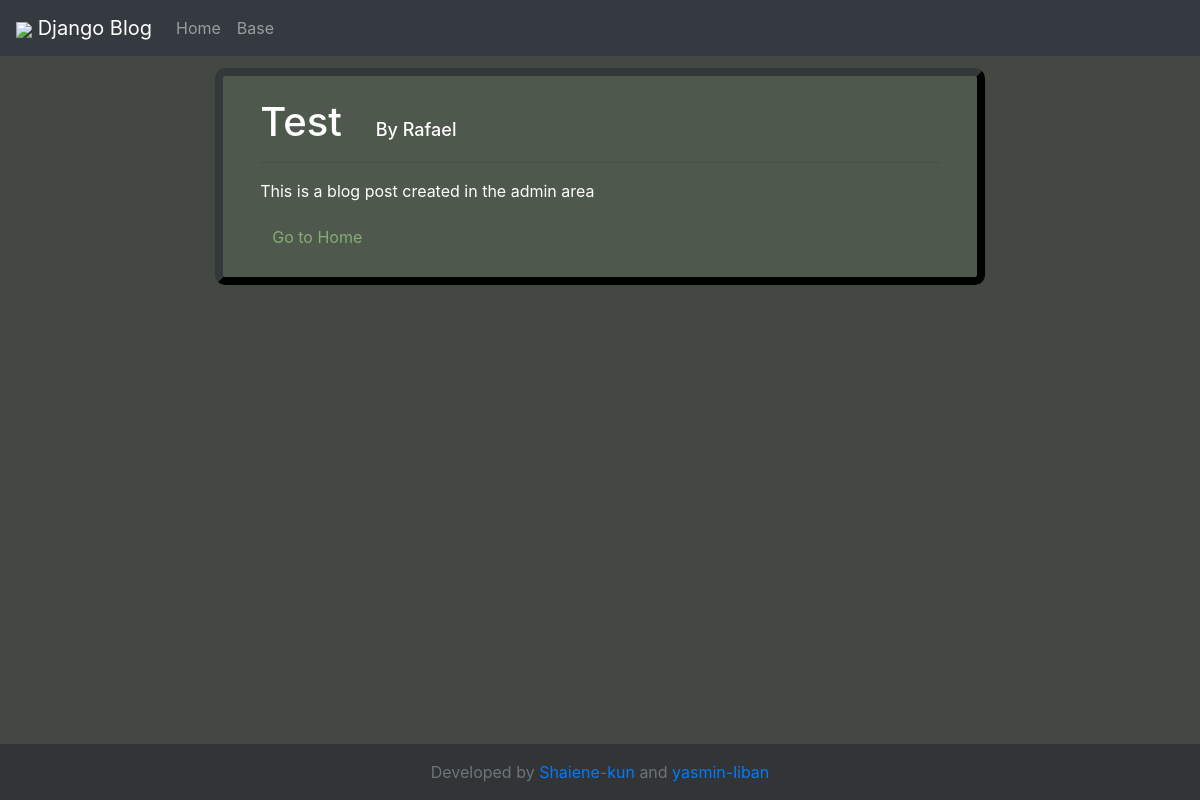
Screenshot of /posts/article/1 with the database file from the repository.
### blog/models.py (models this page shows, shortened)
class Post(models.Model):
    title = models.CharField(max_length=255)
    author = models.ForeignKey(User, on_delete=models.CASCADE)
    body = models.TextField()

### blog/views.py (the view)
# urls.py: path('article/<int:pk>', ArticleView.as_view(), name='article-detail'),
class ArticleView(DetailView):
    model = Post
    template_name = "posts/article-detail.html"

### templates/posts/article-detail.html (shortened to what this page needs)
{% extends 'base/base.html'%}
{% block content %}
        <div class="container-fluid">
            <div class="row block">
                <div class="col-md-12 post-body">
                    <h1>
                        {{post.title}}<span style="font-size: large; margin-left: 5%;" >By {{post.author}}</span>
                    </h1>
                    <hr>
                    <p>
                        {{ post.body }}
                    </p>
                    <a href="{% url 'blog:home' %}">
                        <button type="button" class="btn btn-outline-dark" style=" color:
                            rgb(134, 172, 119); border: rgb(134, 172, 119) 3px;"> Go to Home </button>
                    </a>
                </div>
            </div>
        </div>
{% endblock %}

### templates/base/base.html (style rules this page uses)
body { background-color: rgb(67, 73, 66); height: 100%; }
.post-body { color:white; }
.block { border-radius: 10px 10px 10px 10px; -moz-border-radius: 10px 10px 10px 10px; -webkit-border-radius: 10px 10px 10px 10px; border: 8px outset rgb(51, 57, 59); background-color:rgb(79, 88, 76); padding: 3%; }

### rows the page displays
Post: title "Test", author "Rafael", body "This is a blog post created in the admin area"
